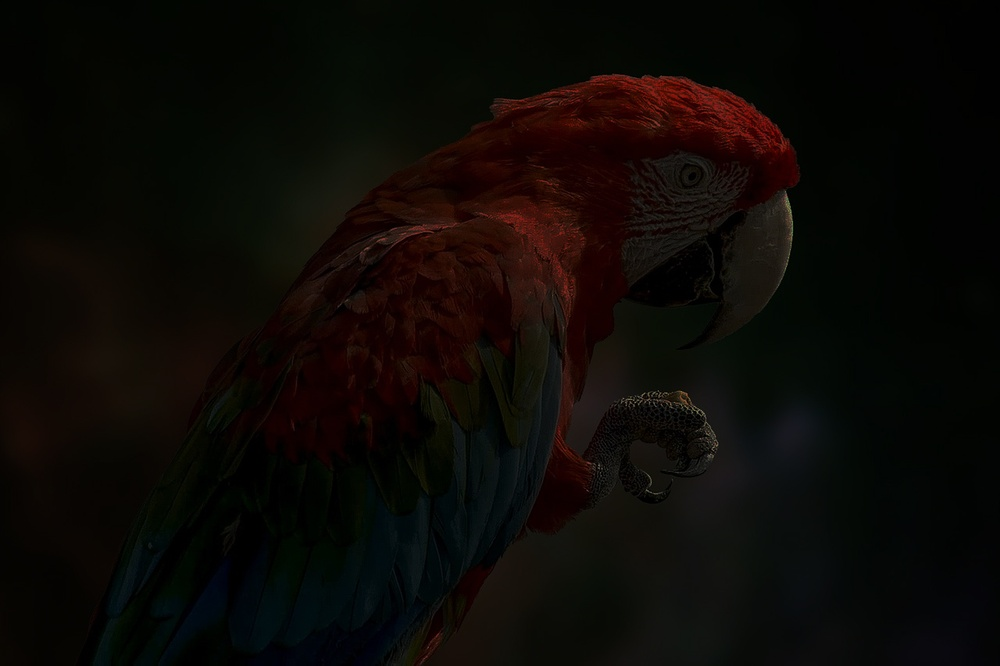
#> input picture parrot.jpg, 1000 x 666 px, shrunk from 1280 x 853 before the run
$ jupyter execute --allow-errors Histogram.ipynb
#> lines starting #> are read from the running program, lines starting #| are printed output that depends on the picture
# Ex. No: 03
## Histogram Equalization Using OpenCV (Grayscale & Color Images)

Name :Priyadharshini V   Reg. No :212225230219    Slot No :T2 26OD2199

### Write a Python program using OpenCV to perform histogram equalization on the given grayscale image **"parrot.jpg"**.

The program should:

- Import the required libraries (**OpenCV, NumPy, Matplotlib**).
- Read the image **"parrot.jpg"** in **grayscale** format.
- Display the grayscale image and plot its histogram.
- Perform **histogram equalization** on the grayscale image using `cv2.equalizeHist()` to enhance its contrast.
- Using Matplotlib, display the following in a **2 × 2 grid layout**:
  - Original Grayscale Image
  - Histogram of Original Image
  - Enhanced (Equalized) Image
  - Histogram of Enhanced Image

[cell 1]
# Import required libraries
import cv2
import numpy as np
import matplotlib.pyplot as plt

[cell 2]
# Read the image in grayscale format
img = cv2.imread("parrot.jpg", 0)
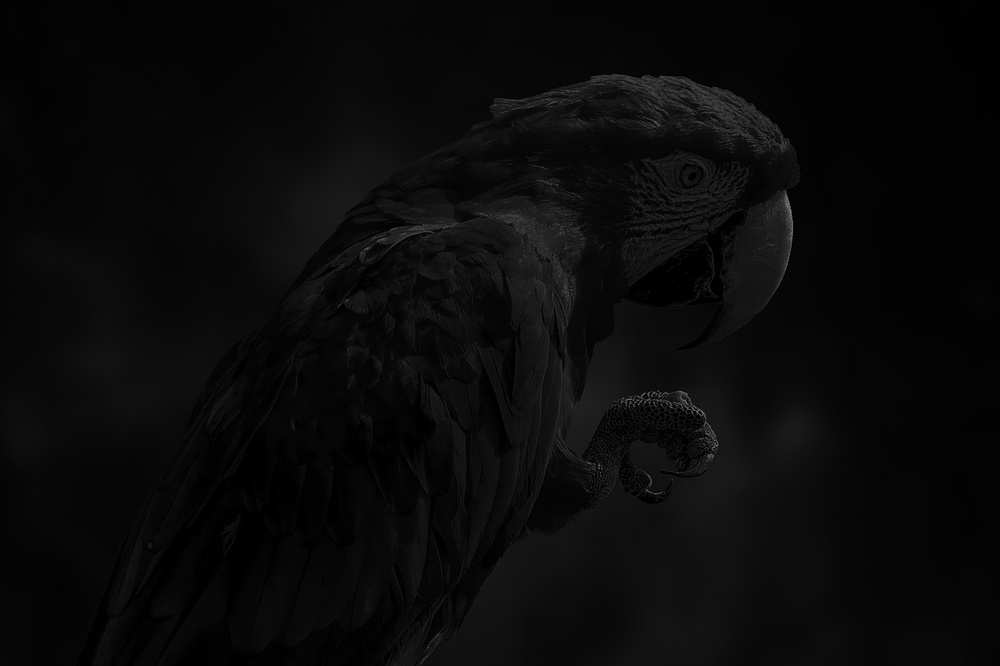
#> img: shape (666, 1000); min 0, max 144, mean 9.7

[cell 3]
# Display the grayscale image
plt.imshow(img, cmap='gray')
plt.show()

[cell 4]
# Plot the histogram of the original image
plt.hist(img.ravel(), 256,range= [0, 256]);
plt.title("Original Image Histogram")
plt.show()
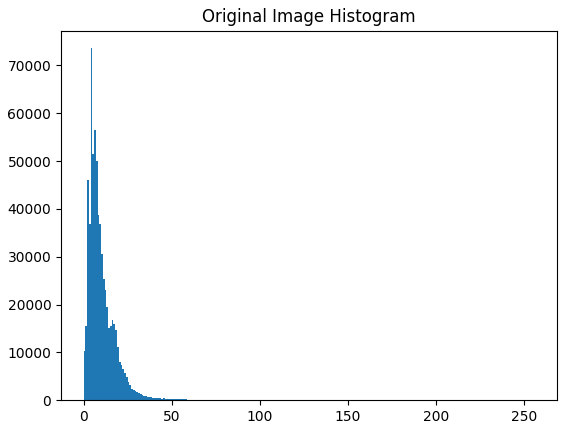
#> figure drawn by matplotlib, 1 panel; tallest bar 73601 high, from x = 4 to 5

#> (a cell that did not finish here is left out)

#> (a cell that did not finish here is left out)

[cell 7]
# Display original and enhanced images with histograms
plt.figure(figsize=(10, 8))

plt.subplot(2, 2, 1)
plt.imshow(img, cmap='gray')
plt.title("Original Grayscale Image")
plt.axis('off')

plt.subplot(2, 2, 2)
plt.hist(img.ravel(), 256, range=[0, 256])
plt.title("Original Image Histogram")

plt.subplot(2, 2, 3)
#> (the rest of this cell did not finish here and is left out)

### Write a Python program using OpenCV to perform color image enhancement through histogram equalization in the HSV color space on the given image **"parrot.jpg"**.

The program should:

- Import the required libraries (**OpenCV, NumPy, Matplotlib**).
- Read the color image **"parrot.jpg"**.
- Plot the **histogram of the original color image** (use the **B, G, and R** channels).
- Convert the image from **BGR to HSV** color space.
- Apply **histogram equalization** to one specific channel to improve brightness and contrast using `cv2.equalizeHist()`.
- Convert the enhanced HSV image back to **BGR** format.
- Using Matplotlib, display the following in a **2 × 2 grid layout**:
  - Original Color Image
  - Histogram of Original Image (BGR channels)
  - Enhanced Color Image
  - Histogram of Enhanced Image (BGR channels)

[cell 8]
# Import required libraries
import cv2
import numpy as np
import matplotlib.pyplot as plt

[cell 9]
# Read the colorgiven parrot.jpg image.
img = cv2.imread("parrot.jpg")
#> img is the input picture: shape (666, 1000, 3); mean B, G, R 5.7, 9.1, 12.4

[cell 10]
# Plot the histogram of colour image

plt.hist(img[:,:,0].ravel(), 256, range= [0, 256], color='blue')
plt.hist(img[:,:,1].ravel(), 256, range=[0, 256], color='green')
plt.hist(img[:,:,2].ravel(), 256, range=[0, 256], color='red')
plt.title("Original Image Histogram")
plt.show()
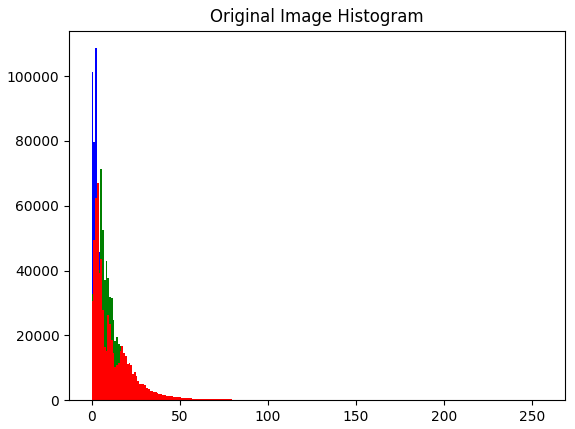
#> figure drawn by matplotlib, 1 panel; tallest bar 108608 high, from x = 2 to 3; tallest bar 71472 high, from x = 5 to 6; tallest bar 67111 high, from x = 3 to 4

[cell 11]
# Convert to HSV.

hsv = cv2.cvtColor(img, cv2.COLOR_BGR2HSV)
#> hsv: shape (666, 1000, 3); mean H, S, V 41.7, 165.8, 14.5

[cell 12]
# Perform histogram equalization

hsv[:, :, 2] = cv2.equalizeHist(hsv[:, :, 2])
#> hsv: shape (666, 1000, 3); mean H, S, V 41.7, 165.8, 131.2

#> (a cell that did not finish here is left out)

[cell 14]
# Convert back to BGR format
enhanced = cv2.cvtColor(hsv, cv2.COLOR_HSV2BGR)
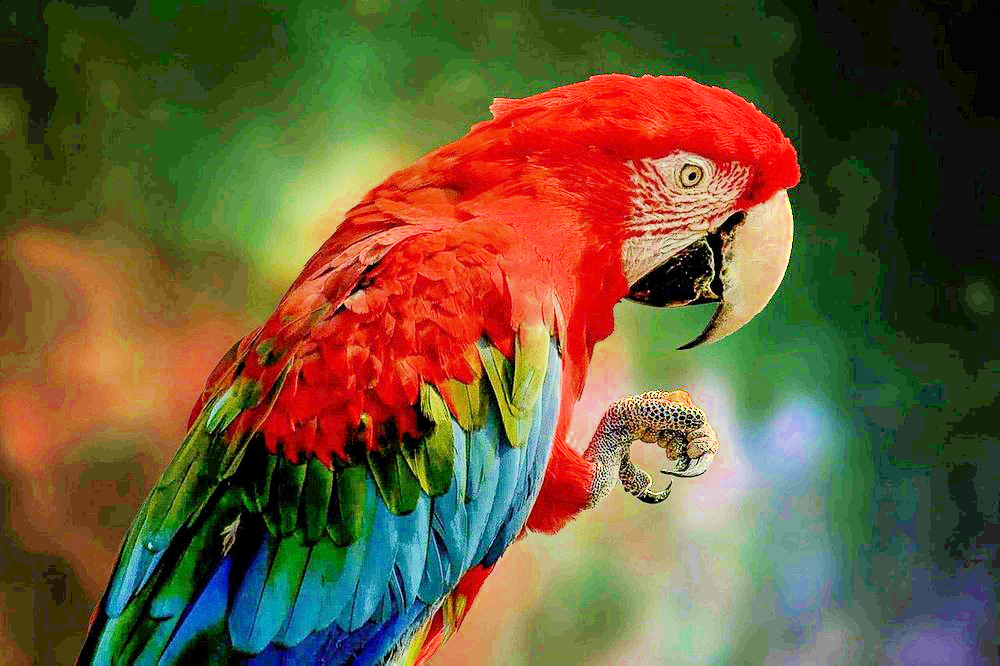
#> enhanced: shape (666, 1000, 3); mean B, G, R 55.7, 90.4, 106.6

[cell 15]
# Display
plt.imshow(enhanced[:, :, ::-1])
plt.title('Equalized Image')
plt.show()

[cell 16]
# Display the images
plt.figure(figsize=(10, 8))

# Original Image
plt.subplot(2, 2, 1)
plt.imshow(img[:, :, ::-1])
plt.title("Original Colour Image")
plt.axis("off")

# Original Histogram
plt.subplot(2, 2, 2)
hist_blue = cv2.calcHist([img], [0], None, [256], [0, 256])
#> hist_blue = 256 values, max 108608 at index 2, min 0 at index 100, mean 2601.6
plt.plot(hist_blue, color='b')

hist_green = cv2.calcHist([img], [1], None, [256], [0, 256])
#> hist_green = 256 values, max 71472 at index 5, min 0 at index 123, mean 2601.6
plt.plot(hist_green, color='g')

hist_red = cv2.calcHist([img], [2], None, [256], [0, 256])
#> hist_red = 256 values, max 67111 at index 3, min 0 at index 139, mean 2601.6
plt.plot(hist_red, color='r')

plt.title("Original Color Image Histogram")
plt.xlim([0, 256])

# Enhanced Image
plt.subplot(2, 2, 3)
plt.imshow(enhanced[:, :, ::-1])
plt.title("Enhanced Image")
plt.axis("off")

# Enhanced Histogram
plt.subplot(2, 2, 4)
hist_blue = cv2.calcHist([enhanced], [0], None, [256], [0, 256])
#> hist_blue = 256 values, max 101252 at index 0, min 0 at index 244, mean 2601.6
plt.plot(hist_blue, color='b')

hist_green = cv2.calcHist([enhanced], [1], None, [256], [0, 256])
#> hist_green = 256 values, max 53145 at index 59, min 0 at index 1, mean 2601.6
plt.plot(hist_green, color='g')

hist_red = cv2.calcHist([enhanced], [2], None, [256], [0, 256])
#> hist_red = 256 values, max 46424 at index 35, min 0 at index 1, mean 2601.6
plt.plot(hist_red, color='r')

plt.title("Enhanced Color Image Histogram")
plt.xlim([0, 256])

plt.tight_layout()
plt.show()
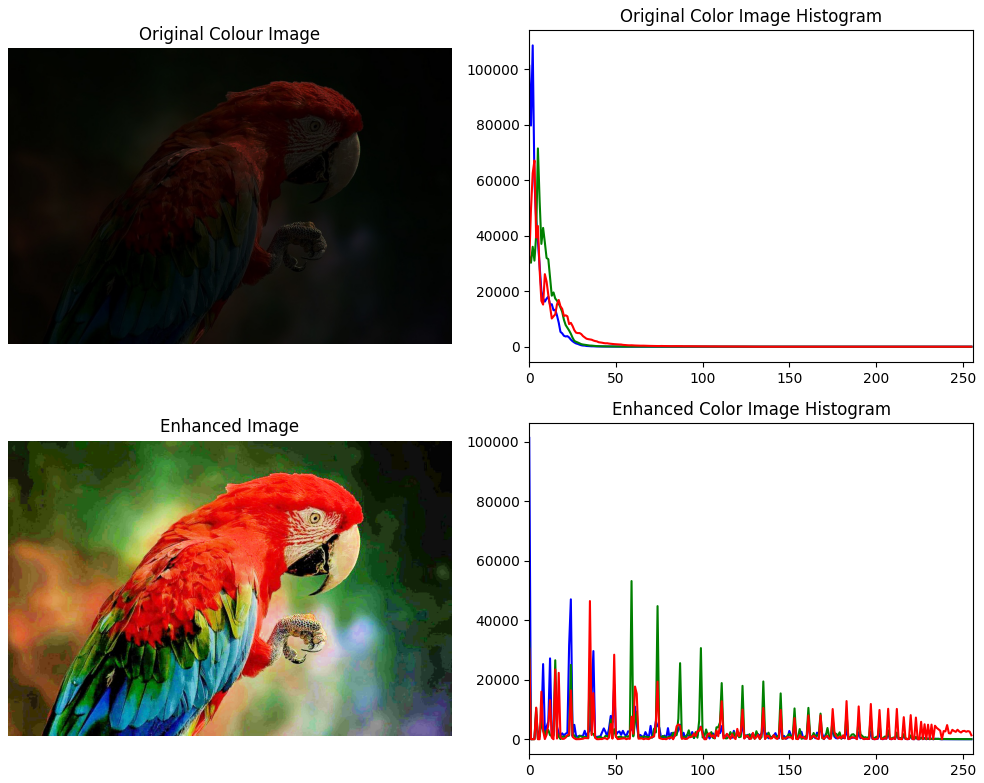
#> figure drawn by matplotlib, 4 panels; panel 2: curve peaks at x = 2, y = 108608; panel 2: curve peaks at x = 5, y = 71472; panel 2: curve peaks at x = 3, y = 67111; panel 4: curve peaks at x = 0, y = 101252
